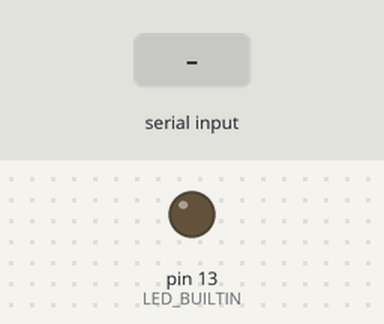
The sketch below on a simulated Arduino Uno, built with avr-gcc and run on an emulated ATmega328P. Shown: output pins drawn as LEDs (lit = HIGH). Inputs (shaded band) come from the test bench. What the sketch prints to the serial monitor is not drawn.

Above: at 1.2 s.
1.3 s: "1\n" received over the second serial link
At 2.3 s:
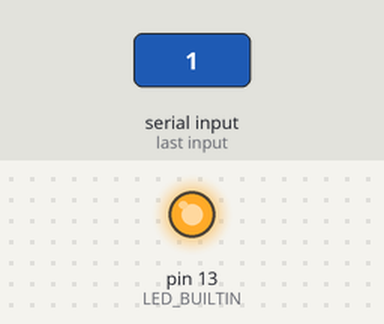
2.8 s: "0\n" received over the second serial link
At 3.5 s:
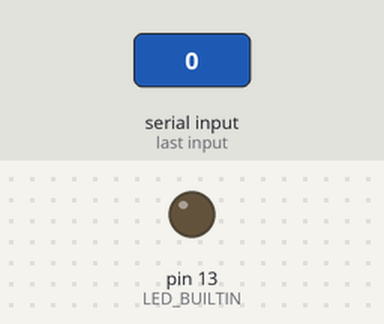
4.3 s: "2\n" received over the second serial link
At 4.6 s:
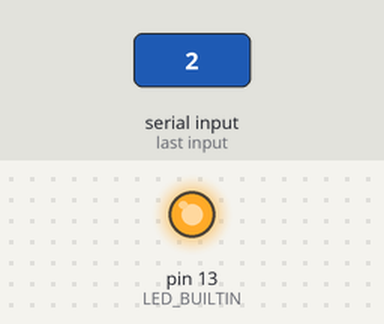
Timing chart, 0 to 7.3 s (numbered marks = the images above; inputs shaded):
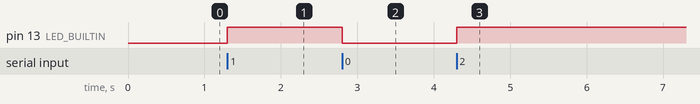

The sketch:

nano_com_test.ino
```cpp
#include <AltSoftSerial.h>

AltSoftSerial link;                 // Nano: TX=9, RX=8 (fest)
const uint32_t USB_BAUD  = 115200;
const uint32_t LINK_BAUD = 57600;
const char* ID = "NANO";

unsigned long lastTx = 0;
uint32_t counter = 0;

void setup() {
  pinMode(LED_BUILTIN, OUTPUT);
  Serial.begin(USB_BAUD);
  link.begin(LINK_BAUD);
  Serial.println("Nano ready (AltSoftSerial TX=D9 RX=D8 @57600).");
}

void loop() {
  // receive from UNO -> output to serial
  static char rbuf[96];
  static uint8_t rix = 0;
  while (link.available()) {
    char c = link.read();
    if (c == '\n') {
      rbuf[rix] = 0;
      Serial.print("RX←UNO: ");
      Serial.println(rbuf);
      digitalWrite(LED_BUILTIN, !digitalRead(LED_BUILTIN));
      rix = 0;
    } else if (c != '\r') {
      if (rix < sizeof(rbuf)-1) rbuf[rix++] = c;
      else rix = 0;
    }
  }

  // send something every second
  unsigned long now = millis();
  if (now - lastTx >= 1000) {
    lastTx = now;
    char msg[96];
    snprintf(msg, sizeof(msg), "FROM %s: cnt=%lu, ms=%lu",
             ID, (unsigned long)counter++, now);
    Serial.print("TX→UNO: ");
    Serial.println(msg);
    link.print(msg);
    link.print('\n');
  }
}
```

Measured:
- after the input at 1.3 s, pin 13 (LED_BUILTIN): LOW → HIGH at once
- after the input at 2.8 s, pin 13 (LED_BUILTIN): HIGH → LOW at once
- after the input at 4.3 s, pin 13 (LED_BUILTIN): LOW → HIGH at once
